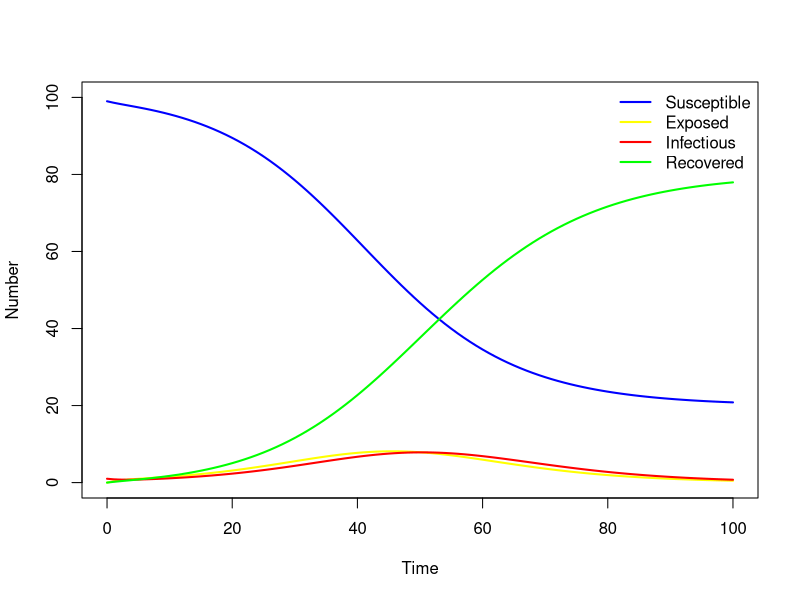

R code for this plot:
## ---- chunk 1
library(deSolve) # For solving systems of ODEs

# Define model function
SEIR_model <- function(times, state, parms)
{
    # Get variables
    S <- state["S"]
    E <- state["E"]
    I <- state["I"]
    R <- state["R"]
    N <- S + E + I + R
    # Get parameters
    beta <- parms["beta"]
    delta <- parms["delta"]
    gamma <- parms["gamma"]
    # Define differential equations
    dS <- -(beta * I / N) * S
    dE <- (beta * I / N) * S - delta * E
    dI <- delta * E - gamma * I
    dR <- gamma * I
    res <- list(c(dS, dE, dI, dR))
    return (res)
}

# Define parameter values
parms <- c(beta = 0.4, delta = 0.2, gamma = 0.2)

# Define time to solve equations
times <- seq(from = 0, to = 100, by = 1)

# Define initial conditions
N <- 100
E_0 <- 0
I_0 <- 1
R_0 <- 0
S_0 <- N - E_0 - I_0 - R_0
y <- c(S = S_0, E = E_0, I = I_0, R = R_0)

# Solve equations
output_raw <- ode(y = y, times = times, func = SEIR_model, parms = parms)

# Convert matrix to data frame for easier manipulation
output <- as.data.frame(output_raw)

# Plot model output
plot(output$time, output$S, type = "l", col = "blue", lwd = 2, ylim = c(0, N),
      xlab = "Time", ylab = "Number")
lines(output$time, output$E, lwd = 2, col = "yellow", type = "l")
lines(output$time, output$I, lwd = 2, col = "red", type = "l")
lines(output$time, output$R, lwd = 2, col = "green", type = "l")
legend("topright", legend = c("Susceptible", "Exposed", "Infectious", "Recovered"),
       col = c("blue", "yellow", "red", "green"), lwd = 2, bty = "n")
